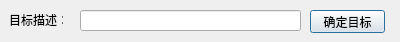
<?xml version="1.0" encoding="UTF-8"?>
<ui version="4.0">
 <class>DialogDetail</class>
 <widget class="QDialog" name="DialogDetail">
  <property name="geometry">
   <rect>
    <x>0</x>
    <y>0</y>
    <width>400</width>
    <height>42</height>
   </rect>
  </property>
  <property name="windowTitle">
   <string>Dialog</string>
  </property>
  <widget class="QPushButton" name="pushButton">
   <property name="geometry">
    <rect>
     <x>310</x>
     <y>10</y>
     <width>75</width>
     <height>23</height>
    </rect>
   </property>
   <property name="text">
    <string>确定目标</string>
   </property>
  </widget>
  <widget class="QLineEdit" name="lineEdit">
   <property name="geometry">
    <rect>
     <x>80</x>
     <y>10</y>
     <width>221</width>
     <height>21</height>
    </rect>
   </property>
  </widget>
  <widget class="QLabel" name="label">
   <property name="geometry">
    <rect>
     <x>9</x>
     <y>14</y>
     <width>54</width>
     <height>12</height>
    </rect>
   </property>
   <property name="text">
    <string>目标描述：</string>
   </property>
  </widget>
 </widget>
 <resources/>
 <connections/>
</ui>
